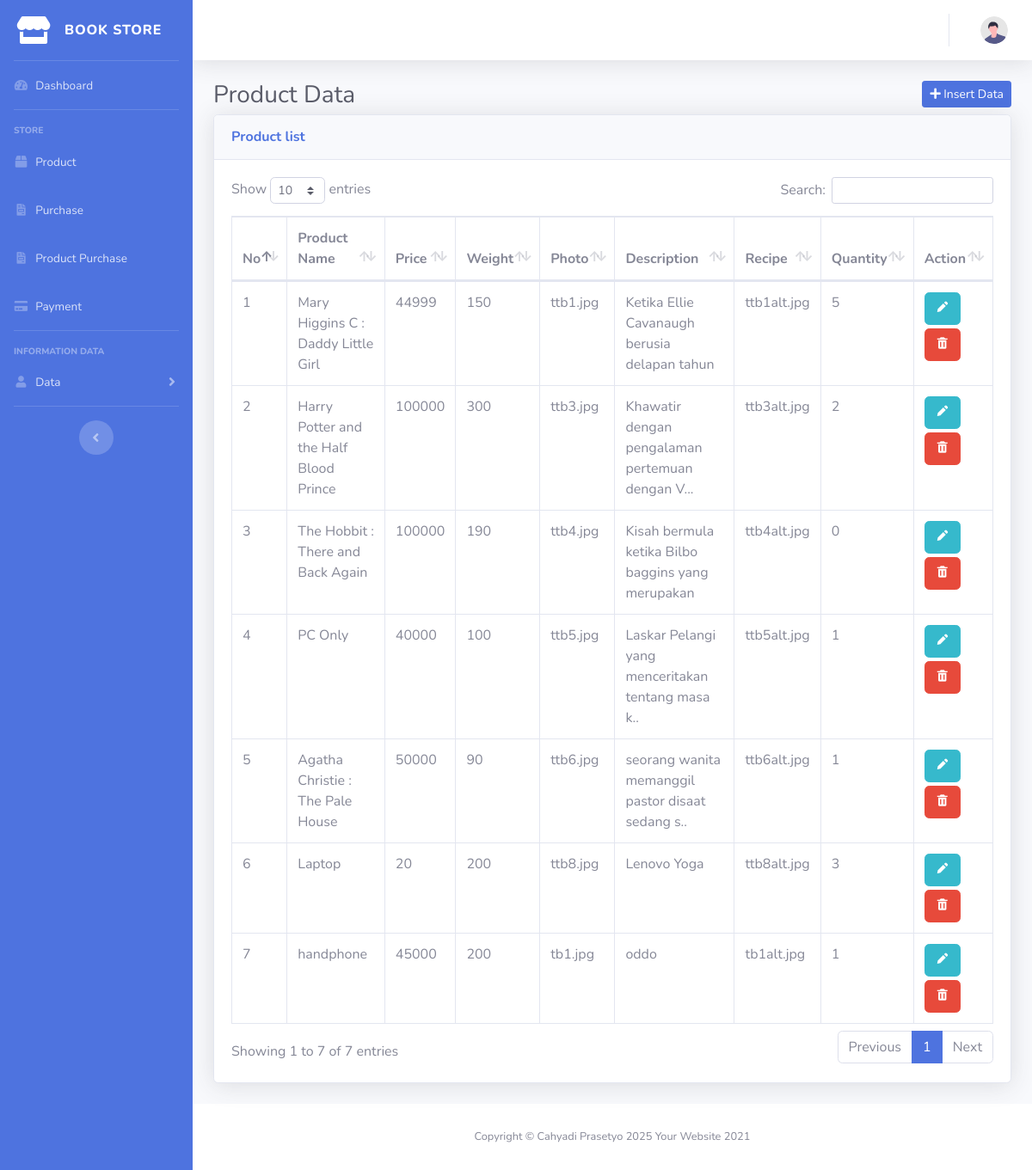
The app's page /client/product.php (signed in) with its own data.
### tables this page shows
CREATE TABLE `produk` (
  `id_produk` int(11) NOT NULL,
  `nama_produk` varchar(100) NOT NULL,
  `harga_produk` int(11) NOT NULL,
  `berat_produk` int(11) NOT NULL,
  `foto_produk` varchar(100) NOT NULL,
  `deskripsi_produk` text NOT NULL,
  `resep_produk` varchar(100) NOT NULL,
  `stok_produk` int(11) NOT NULL
);

### client/product.php (the view)
<?php require "template/sidebar.php" ;?>
    <div class="container-fluid">
    <div class="clearfix">
        <div class="float-left">
            <h1 class="h3 m-0 text-gray-800">
                Product Data
            </h1>
        </div>
        <div class="float-right">
            <a href="../page/product.php" class="btn btn-primary btn-sm mb-2"><i class="fa fa-plus"></i> Insert Data</a>
        </div>
    </div>
        <div class="card shadow mb-4">
            <div class="card-header py-3">
                <h6 class="m-0 font-weight-bold text-primary">Product list</h6>
            </div>
            <div class="card-body">
                <div class="table-responsive">
                    <table class="table table-bordered" id="dataTable" width="100%" cellspacing="0">
                        <thead>
                            <tr>
                                <th>No</th>
                                <th>Product Name</th>
                                <th>Price</th>
                                <th>Weight</th>
                                <th>Photo</th>
                                <th>Description</th>
                                <th>Recipe</th>
                                <th>Quantity</th>
                                <th>Action</th>
                            </tr>
                        </thead>
                        <tbody>
                            <tr>
                                <?php
                                    require "../koneksi.php";
                                    $no = 1;
                                    $data = mysqli_query($conn,"select * from produk");
                                    while($d=mysqli_fetch_assoc($data)){
                                        $nama = $d['nama_produk'];
                                        $harga = $d['harga_produk'];
                                        $berat = $d['berat_produk'];
                                        $foto = $d['foto_produk'];
                                        $desc = $d['deskripsi_produk'];
                                        $resep = $d['resep_produk'];
                                        $qty = $d['stok_produk'];
                                ?>
                                <td><?= $no++;?></td>
                                <td><?= $nama; ?></td>
                                <td><?= $harga; ?></td>
                                <td><?= $berat; ?> </td>
                                <td><?= $foto; ?></td>
                                <td><?= $desc;?></td>
                                <td><?= $resep;?></td>
                                <td><?= $qty;?></td>
                                <td>
                                    <a href="../view/product.php?id=<?=$d['id_produk'];?>" class="btn btn-info mb-1"><i class='bx bxs-pencil'></i></a>
                                    <a href="../auth/product.php?id=<?=$d['id_produk'];?>" class="btn btn-danger"  onclick="return confirm('Anda Yakin Ingin Menghapus Data Ini?');"><i class='bx bxs-trash'></i></a>
                                </td>
                            </tr>
                            <?php } ?>
                        </tbody>
                    </table>
                </div>
            </div>
        </div>
    </div>
<?php require "template/footer.php" ;?>

### records on screen
produk: nama_produk "Mary Higgins C : Daddy Little Girl", harga_produk "44999", berat_produk "150", foto_produk "ttb1.jpg", deskripsi_produk "Ketika Ellie Cavanaugh berusia delapan tahun", resep_produk "ttb1alt.jpg", stok_produk "5"
produk: nama_produk "Harry Potter and the Half Blood Prince", harga_produk "100000", berat_produk "300", foto_produk "ttb3.jpg", deskripsi_produk "Khawatir dengan pengalaman pertemuan dengan V...", resep_produk "ttb3alt.jpg", stok_produk "2"
produk: nama_produk "The Hobbit : There and Back Again", harga_produk "100000", berat_produk "190", foto_produk "ttb4.jpg", deskripsi_produk "Kisah bermula ketika Bilbo baggins yang merupakan", resep_produk "ttb4alt.jpg", stok_produk "0"
produk: nama_produk "PC Only", harga_produk "40000", berat_produk "100", foto_produk "ttb5.jpg", deskripsi_produk "Laskar Pelangi yang menceritakan tentang masa k..", resep_produk "ttb5alt.jpg", stok_produk "1"
produk: nama_produk "Agatha Christie : The Pale House", harga_produk "50000", berat_produk "90", foto_produk "ttb6.jpg", deskripsi_produk "seorang wanita memanggil pastor disaat sedang s..", resep_produk "ttb6alt.jpg", stok_produk "1"
produk: nama_produk "Laptop", harga_produk "20", berat_produk "200", foto_produk "ttb8.jpg", deskripsi_produk "Lenovo Yoga", resep_produk "ttb8alt.jpg", stok_produk "3"
produk: nama_produk "handphone", harga_produk "45000", berat_produk "200", foto_produk "tb1.jpg", deskripsi_produk "oddo", resep_produk "tb1alt.jpg", stok_produk "1"
